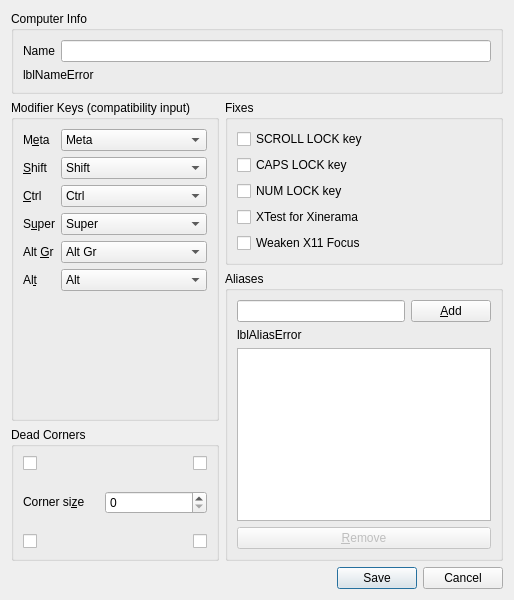
<?xml version="1.0" encoding="UTF-8"?>
<ui version="4.0">
 <class>ComputerSettingsDialog</class>
 <widget class="QDialog" name="ComputerSettingsDialog">
  <property name="geometry">
   <rect>
    <x>0</x>
    <y>0</y>
    <width>503</width>
    <height>600</height>
   </rect>
  </property>
  <property name="windowTitle">
   <string>Computer settings</string>
  </property>
  <layout class="QVBoxLayout" name="_2">
   <item>
    <widget class="QGroupBox" name="groupComputerName">
     <property name="sizePolicy">
      <sizepolicy hsizetype="Preferred" vsizetype="Maximum">
       <horstretch>0</horstretch>
       <verstretch>0</verstretch>
      </sizepolicy>
     </property>
     <property name="title">
      <string>Computer Info</string>
     </property>
     <layout class="QVBoxLayout" name="_3">
      <item>
       <layout class="QHBoxLayout" name="_4">
        <item>
         <widget class="QLabel" name="label_7">
          <property name="sizePolicy">
           <sizepolicy hsizetype="Preferred" vsizetype="Fixed">
            <horstretch>0</horstretch>
            <verstretch>0</verstretch>
           </sizepolicy>
          </property>
          <property name="text">
           <string>Name</string>
          </property>
          <property name="buddy">
           <cstring>lineNameEdit</cstring>
          </property>
         </widget>
        </item>
        <item>
         <widget class="QLineEdit" name="lineNameEdit">
          <property name="sizePolicy">
           <sizepolicy hsizetype="Expanding" vsizetype="Fixed">
            <horstretch>0</horstretch>
            <verstretch>0</verstretch>
           </sizepolicy>
          </property>
          <property name="maxLength">
           <number>255</number>
          </property>
         </widget>
        </item>
       </layout>
      </item>
      <item>
       <widget class="QLabel" name="lblNameError">
        <property name="sizePolicy">
         <sizepolicy hsizetype="Preferred" vsizetype="Fixed">
          <horstretch>0</horstretch>
          <verstretch>0</verstretch>
         </sizepolicy>
        </property>
        <property name="minimumSize">
         <size>
          <width>0</width>
          <height>0</height>
         </size>
        </property>
        <property name="text">
         <string notr="true">lblNameError</string>
        </property>
        <property name="alignment">
         <set>Qt::AlignmentFlag::AlignLeading|Qt::AlignmentFlag::AlignLeft|Qt::AlignmentFlag::AlignVCenter</set>
        </property>
       </widget>
      </item>
     </layout>
    </widget>
   </item>
   <item>
    <layout class="QHBoxLayout" name="layoutOptions">
     <item>
      <layout class="QVBoxLayout" name="layoutLeftSide">
       <item>
        <widget class="QGroupBox" name="groupModifers">
         <property name="title">
          <string>Modifier Keys (compatibility input)</string>
         </property>
         <property name="toolTip">
          <string>These mappings apply only to compatibility input. A virtual HID keyboard sends modifier keys unchanged for the receiving computer to interpret.</string>
         </property>
         <layout class="QFormLayout" name="formLayout_2">
          <item row="0" column="0">
           <widget class="QLabel" name="label_5">
            <property name="maximumSize">
             <size>
              <width>40</width>
              <height>16777215</height>
             </size>
            </property>
            <property name="text">
             <string>M&amp;eta</string>
            </property>
            <property name="buddy">
             <cstring>comboMeta</cstring>
            </property>
           </widget>
          </item>
          <item row="4" column="0">
           <widget class="QLabel" name="label_3">
            <property name="text">
             <string>&amp;Ctrl</string>
            </property>
            <property name="buddy">
             <cstring>comboCtrl</cstring>
            </property>
           </widget>
          </item>
          <item row="6" column="0">
           <widget class="QLabel" name="label_6">
            <property name="text">
             <string>S&amp;uper</string>
            </property>
            <property name="buddy">
             <cstring>comboSuper</cstring>
            </property>
           </widget>
          </item>
          <item row="9" column="0">
           <widget class="QLabel" name="label_4">
            <property name="text">
             <string>Al&amp;t</string>
            </property>
            <property name="buddy">
             <cstring>comboAlt</cstring>
            </property>
           </widget>
          </item>
          <item row="0" column="1">
           <widget class="QComboBox" name="comboMeta">
            <property name="currentIndex">
             <number>3</number>
            </property>
            <item>
             <property name="text">
              <string>Shift</string>
             </property>
            </item>
            <item>
             <property name="text">
              <string>Ctrl</string>
             </property>
            </item>
            <item>
             <property name="text">
              <string>Alt</string>
             </property>
            </item>
            <item>
             <property name="text">
              <string>Meta</string>
             </property>
            </item>
            <item>
             <property name="text">
              <string>Super</string>
             </property>
            </item>
            <item>
             <property name="text">
              <string>Alt Gr</string>
             </property>
            </item>
            <item>
             <property name="text">
              <string>None</string>
             </property>
            </item>
           </widget>
          </item>
          <item row="2" column="1">
           <widget class="QComboBox" name="comboShift">
            <item>
             <property name="text">
              <string>Shift</string>
             </property>
            </item>
            <item>
             <property name="text">
              <string>Ctrl</string>
             </property>
            </item>
            <item>
             <property name="text">
              <string>Alt</string>
             </property>
            </item>
            <item>
             <property name="text">
              <string>Meta</string>
             </property>
            </item>
            <item>
             <property name="text">
              <string>Super</string>
             </property>
            </item>
            <item>
             <property name="text">
              <string>Alt Gr</string>
             </property>
            </item>
            <item>
             <property name="text">
              <string>None</string>
             </property>
            </item>
           </widget>
          </item>
          <item row="2" column="0">
           <widget class="QLabel" name="label_2">
            <property name="maximumSize">
             <size>
              <width>40</width>
              <height>16777215</height>
             </size>
            </property>
            <property name="text">
             <string>&amp;Shift</string>
            </property>
            <property name="buddy">
             <cstring>comboShift</cstring>
            </property>
           </widget>
          </item>
          <item row="9" column="1">
           <widget class="QComboBox" name="comboAlt">
            <property name="currentIndex">
             <number>2</number>
            </property>
            <item>
             <property name="text">
              <string>Shift</string>
             </property>
            </item>
            <item>
             <property name="text">
              <string>Ctrl</string>
             </property>
            </item>
            <item>
             <property name="text">
              <string>Alt</string>
             </property>
            </item>
            <item>
             <property name="text">
              <string>Meta</string>
             </property>
            </item>
            <item>
             <property name="text">
              <string>Super</string>
             </property>
            </item>
            <item>
             <property name="text">
              <string>Alt Gr</string>
             </property>
            </item>
            <item>
             <property name="text">
              <string>None</string>
             </property>
            </item>
           </widget>
          </item>
          <item row="6" column="1">
           <widget class="QComboBox" name="comboSuper">
            <property name="currentIndex">
             <number>4</number>
            </property>
            <item>
             <property name="text">
              <string>Shift</string>
             </property>
            </item>
            <item>
             <property name="text">
              <string>Ctrl</string>
             </property>
            </item>
            <item>
             <property name="text">
              <string>Alt</string>
             </property>
            </item>
            <item>
             <property name="text">
              <string>Meta</string>
             </property>
            </item>
            <item>
             <property name="text">
              <string>Super</string>
             </property>
            </item>
            <item>
             <property name="text">
              <string>Alt Gr</string>
             </property>
            </item>
            <item>
             <property name="text">
              <string>None</string>
             </property>
            </item>
           </widget>
          </item>
          <item row="4" column="1">
           <widget class="QComboBox" name="comboCtrl">
            <property name="currentIndex">
             <number>1</number>
            </property>
            <item>
             <property name="text">
              <string>Shift</string>
             </property>
            </item>
            <item>
             <property name="text">
              <string>Ctrl</string>
             </property>
            </item>
            <item>
             <property name="text">
              <string>Alt</string>
             </property>
            </item>
            <item>
             <property name="text">
              <string>Meta</string>
             </property>
            </item>
            <item>
             <property name="text">
              <string>Super</string>
             </property>
            </item>
            <item>
             <property name="text">
              <string>Alt Gr</string>
             </property>
            </item>
            <item>
             <property name="text">
              <string>None</string>
             </property>
            </item>
           </widget>
          </item>
          <item row="8" column="0">
           <widget class="QLabel" name="labelAltGr">
            <property name="text">
             <string>Alt &amp;Gr</string>
            </property>
            <property name="buddy">
             <cstring>comboAltGr</cstring>
            </property>
           </widget>
          </item>
          <item row="8" column="1">
           <widget class="QComboBox" name="comboAltGr">
            <property name="currentIndex">
             <number>5</number>
            </property>
            <item>
             <property name="text">
              <string>Shift</string>
             </property>
            </item>
            <item>
             <property name="text">
              <string>Ctrl</string>
             </property>
            </item>
            <item>
             <property name="text">
              <string>Alt</string>
             </property>
            </item>
            <item>
             <property name="text">
              <string>Meta</string>
             </property>
            </item>
            <item>
             <property name="text">
              <string>Super</string>
             </property>
            </item>
            <item>
             <property name="text">
              <string>Alt Gr</string>
             </property>
            </item>
            <item>
             <property name="text">
              <string>None</string>
             </property>
            </item>
           </widget>
          </item>
         </layout>
        </widget>
       </item>
       <item>
        <widget class="QGroupBox" name="groupDeadCorners">
         <property name="title">
          <string>Dead Corners</string>
         </property>
         <layout class="QVBoxLayout" name="verticalLayout_2">
          <property name="spacing">
           <number>20</number>
          </property>
          <property name="sizeConstraint">
           <enum>QLayout::SizeConstraint::SetMinAndMaxSize</enum>
          </property>
          <item>
           <layout class="QHBoxLayout" name="layoutDeadCornersTop">
            <item>
             <widget class="QCheckBox" name="chkDeadTopLeft">
              <property name="minimumSize">
               <size>
                <width>0</width>
                <height>0</height>
               </size>
              </property>
              <property name="toolTip">
               <string>Top Left</string>
              </property>
              <property name="autoRepeatInterval">
               <number>100</number>
              </property>
             </widget>
            </item>
            <item>
             <widget class="QCheckBox" name="chkDeadTopRight">
              <property name="minimumSize">
               <size>
                <width>0</width>
                <height>0</height>
               </size>
              </property>
              <property name="toolTip">
               <string>Top Right</string>
              </property>
              <property name="layoutDirection">
               <enum>Qt::LayoutDirection::RightToLeft</enum>
              </property>
             </widget>
            </item>
           </layout>
          </item>
          <item>
           <layout class="QHBoxLayout" name="layoutCornerSize">
            <item>
             <widget class="QLabel" name="label">
              <property name="sizePolicy">
               <sizepolicy hsizetype="Fixed" vsizetype="Fixed">
                <horstretch>0</horstretch>
                <verstretch>0</verstretch>
               </sizepolicy>
              </property>
              <property name="text">
               <string>Corner si&amp;ze</string>
              </property>
              <property name="buddy">
               <cstring>sbSwitchCornerSize</cstring>
              </property>
             </widget>
            </item>
            <item>
             <widget class="QSpinBox" name="sbSwitchCornerSize">
              <property name="sizePolicy">
               <sizepolicy hsizetype="Preferred" vsizetype="Fixed">
                <horstretch>0</horstretch>
                <verstretch>0</verstretch>
               </sizepolicy>
              </property>
              <property name="minimumSize">
               <size>
                <width>70</width>
                <height>0</height>
               </size>
              </property>
             </widget>
            </item>
           </layout>
          </item>
          <item>
           <layout class="QHBoxLayout" name="layoutDeadCornersBottom">
            <item>
             <widget class="QCheckBox" name="chkDeadBottomLeft">
              <property name="minimumSize">
               <size>
                <width>0</width>
                <height>0</height>
               </size>
              </property>
              <property name="toolTip">
               <string>Bottom Left</string>
              </property>
             </widget>
            </item>
            <item>
             <widget class="QCheckBox" name="chkDeadBottomRight">
              <property name="minimumSize">
               <size>
                <width>0</width>
                <height>0</height>
               </size>
              </property>
              <property name="toolTip">
               <string>Bottom Right</string>
              </property>
              <property name="layoutDirection">
               <enum>Qt::LayoutDirection::RightToLeft</enum>
              </property>
             </widget>
            </item>
           </layout>
          </item>
         </layout>
        </widget>
       </item>
      </layout>
     </item>
     <item>
      <layout class="QVBoxLayout" name="layoutRightSide">
       <item>
        <widget class="QGroupBox" name="groupFixes">
         <property name="title">
          <string>Fixes</string>
         </property>
         <layout class="QVBoxLayout" name="verticalLayout_3">
          <item>
           <widget class="QCheckBox" name="chkFixScrollLock">
            <property name="sizePolicy">
             <sizepolicy hsizetype="Minimum" vsizetype="Preferred">
              <horstretch>0</horstretch>
              <verstretch>0</verstretch>
             </sizepolicy>
            </property>
            <property name="text">
             <string>SCROLL LOCK key</string>
            </property>
           </widget>
          </item>
          <item>
           <widget class="QCheckBox" name="chkFixCapsLock">
            <property name="sizePolicy">
             <sizepolicy hsizetype="Minimum" vsizetype="Preferred">
              <horstretch>0</horstretch>
              <verstretch>0</verstretch>
             </sizepolicy>
            </property>
            <property name="text">
             <string>CAPS LOCK key</string>
            </property>
           </widget>
          </item>
          <item>
           <widget class="QCheckBox" name="chkFixNumLock">
            <property name="sizePolicy">
             <sizepolicy hsizetype="Minimum" vsizetype="Preferred">
              <horstretch>0</horstretch>
              <verstretch>0</verstretch>
             </sizepolicy>
            </property>
            <property name="text">
             <string>NUM LOCK key</string>
            </property>
           </widget>
          </item>
          <item>
           <widget class="QCheckBox" name="chkFixXTest">
            <property name="sizePolicy">
             <sizepolicy hsizetype="Minimum" vsizetype="Preferred">
              <horstretch>0</horstretch>
              <verstretch>0</verstretch>
             </sizepolicy>
            </property>
            <property name="text">
             <string>XTest for Xinerama</string>
            </property>
            <property name="checked">
             <bool>false</bool>
            </property>
           </widget>
          </item>
          <item>
           <widget class="QCheckBox" name="chkWeakX11Focus">
            <property name="toolTip">
             <string>X11 computers Only, When enabled the client will not give focus to its focused window as soon as the client is switched to. This can help prevent unwanted focus stealing with some X11 setups.</string>
            </property>
            <property name="text">
             <string>Weaken X11 Focus</string>
            </property>
           </widget>
          </item>
         </layout>
        </widget>
       </item>
       <item>
        <widget class="QGroupBox" name="groupAliases">
         <property name="sizePolicy">
          <sizepolicy hsizetype="Preferred" vsizetype="Expanding">
           <horstretch>0</horstretch>
           <verstretch>0</verstretch>
          </sizepolicy>
         </property>
         <property name="title">
          <string>Aliases</string>
         </property>
         <layout class="QVBoxLayout" name="verticalLayout">
          <item>
           <layout class="QHBoxLayout" name="horizontalLayout">
            <item>
             <widget class="QLineEdit" name="lineAddAlias">
              <property name="sizePolicy">
               <sizepolicy hsizetype="Expanding" vsizetype="Fixed">
                <horstretch>0</horstretch>
                <verstretch>0</verstretch>
               </sizepolicy>
              </property>
              <property name="minimumSize">
               <size>
                <width>168</width>
                <height>20</height>
               </size>
              </property>
              <property name="maxLength">
               <number>255</number>
              </property>
             </widget>
            </item>
            <item>
             <widget class="QPushButton" name="btnAddAlias">
              <property name="enabled">
               <bool>true</bool>
              </property>
              <property name="text">
               <string>&amp;Add</string>
              </property>
             </widget>
            </item>
           </layout>
          </item>
          <item>
           <widget class="QLabel" name="lblAliasError">
            <property name="sizePolicy">
             <sizepolicy hsizetype="Minimum" vsizetype="Maximum">
              <horstretch>0</horstretch>
              <verstretch>0</verstretch>
             </sizepolicy>
            </property>
            <property name="minimumSize">
             <size>
              <width>0</width>
              <height>0</height>
             </size>
            </property>
            <property name="maximumSize">
             <size>
              <width>16777215</width>
              <height>16777215</height>
             </size>
            </property>
            <property name="text">
             <string notr="true">lblAliasError</string>
            </property>
            <property name="wordWrap">
             <bool>true</bool>
            </property>
           </widget>
          </item>
          <item>
           <widget class="QListWidget" name="listAliases">
            <property name="sizePolicy">
             <sizepolicy hsizetype="Preferred" vsizetype="Expanding">
              <horstretch>0</horstretch>
              <verstretch>0</verstretch>
             </sizepolicy>
            </property>
            <property name="minimumSize">
             <size>
              <width>0</width>
              <height>0</height>
             </size>
            </property>
            <property name="maximumSize">
             <size>
              <width>16777215</width>
              <height>16777215</height>
             </size>
            </property>
            <property name="selectionMode">
             <enum>QAbstractItemView::SelectionMode::ExtendedSelection</enum>
            </property>
           </widget>
          </item>
          <item>
           <widget class="QPushButton" name="btnRemoveAlias">
            <property name="enabled">
             <bool>false</bool>
            </property>
            <property name="text">
             <string>&amp;Remove</string>
            </property>
           </widget>
          </item>
         </layout>
        </widget>
       </item>
      </layout>
     </item>
    </layout>
   </item>
   <item>
    <widget class="QDialogButtonBox" name="buttonBox">
     <property name="minimumSize">
      <size>
       <width>0</width>
       <height>0</height>
      </size>
     </property>
     <property name="orientation">
      <enum>Qt::Orientation::Horizontal</enum>
     </property>
     <property name="standardButtons">
      <set>QDialogButtonBox::StandardButton::Cancel|QDialogButtonBox::StandardButton::Save</set>
     </property>
    </widget>
   </item>
  </layout>
 </widget>
 <tabstops>
  <tabstop>lineNameEdit</tabstop>
  <tabstop>comboMeta</tabstop>
  <tabstop>comboShift</tabstop>
  <tabstop>comboCtrl</tabstop>
  <tabstop>comboSuper</tabstop>
  <tabstop>comboAltGr</tabstop>
  <tabstop>comboAlt</tabstop>
  <tabstop>chkDeadTopLeft</tabstop>
  <tabstop>chkDeadTopRight</tabstop>
  <tabstop>sbSwitchCornerSize</tabstop>
  <tabstop>chkDeadBottomLeft</tabstop>
  <tabstop>chkDeadBottomRight</tabstop>
  <tabstop>chkFixScrollLock</tabstop>
  <tabstop>chkFixCapsLock</tabstop>
  <tabstop>chkFixNumLock</tabstop>
  <tabstop>chkFixXTest</tabstop>
  <tabstop>lineAddAlias</tabstop>
  <tabstop>btnAddAlias</tabstop>
  <tabstop>listAliases</tabstop>
  <tabstop>btnRemoveAlias</tabstop>
 </tabstops>
 <resources/>
 <connections/>
</ui>
